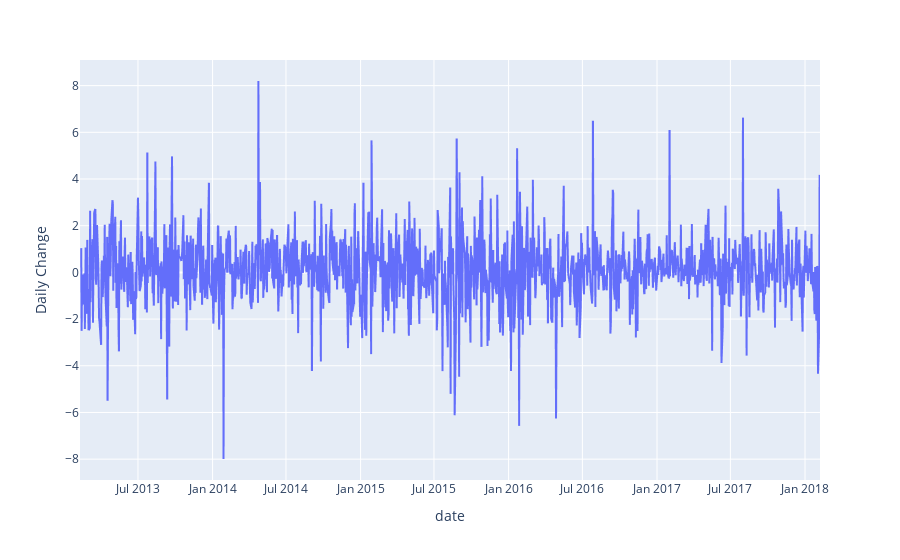

Notebook cell for this chart:
### Code cell
import plotly.express as px
px.line(apple, x = 'date', y = 'Daily Change')

### Figure 1 — Plotly figure (JSON) as saved in the notebook; plotly's stock layout.template omitted (floating-point values rounded to 4 significant figures; data arrays with more than 128 entries replaced by an {"elided": "..."} marker saying what was removed)
{"data": [{"hovertemplate": "date=%{x}<br>Daily Change=%{y}<extra></extra>", "legendgroup": "", "line": {"color": "#636efa", "dash": "solid"}, "marker": {"symbol": "circle"}, "mode": "lines", "name": "", "showlegend": false, "type": "scattergl", "x": {"elided": "1259 str values"}, "xaxis": "x", "y": {"elided": "1259 float values"}, "yaxis": "y"}], "layout": {"legend": {"tracegroupgap": 0}, "margin": {"t": 60}, "xaxis": {"anchor": "y", "domain": [0, 1], "title": {"text": "date"}}, "yaxis": {"anchor": "x", "domain": [0, 1], "title": {"text": "Daily Change"}}}}
